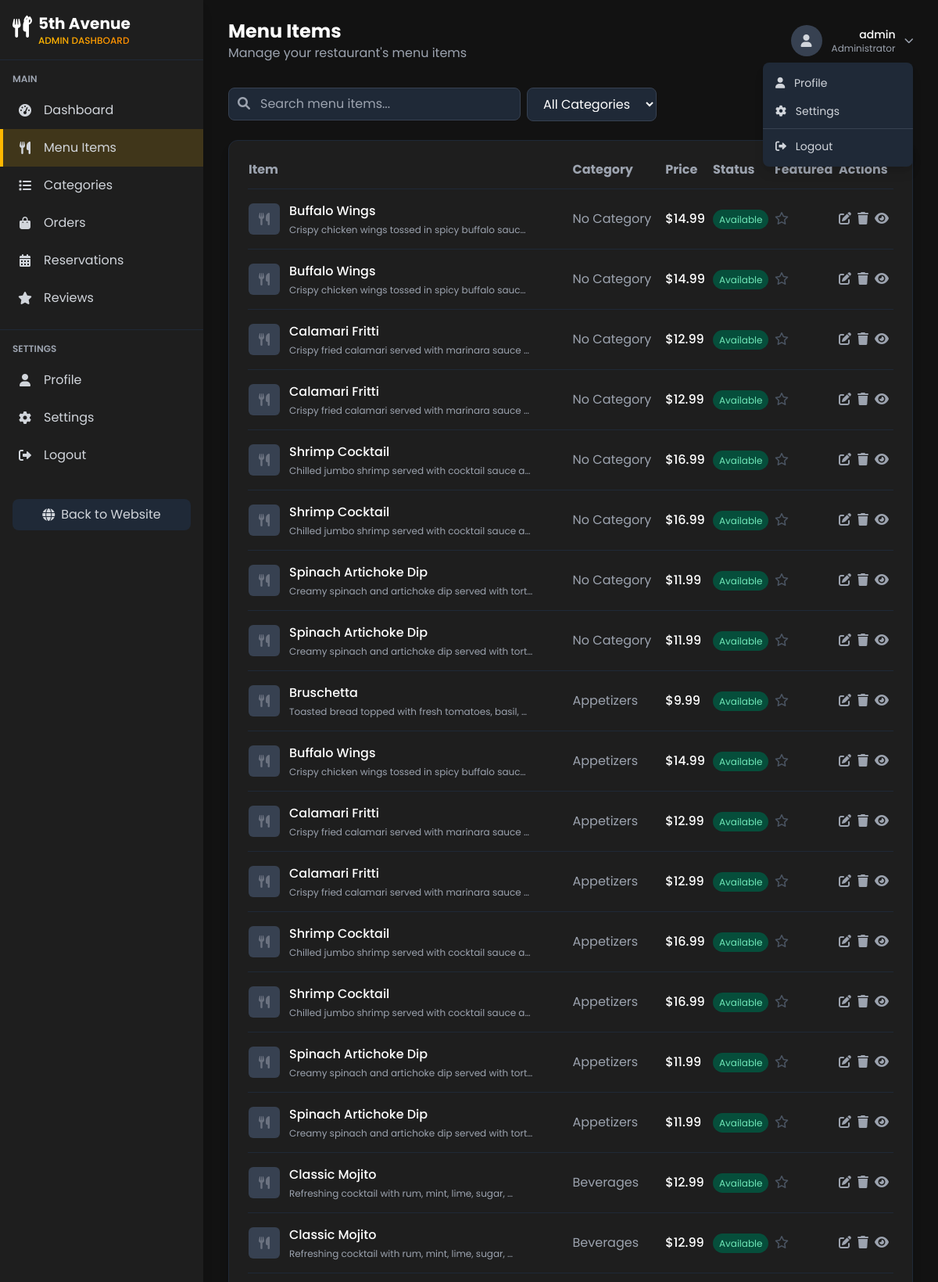
The app's page /dashboard/menu/ (signed in, upper part) with its own data.
### ecommerce/models.py (models this page shows, shortened)
class MenuItem(models.Model):
    category = models.ForeignKey(Category, on_delete=models.SET_NULL, related_name='menu_items', null=True, blank=True)
    name = models.CharField(max_length=100)
    description = models.TextField()
    price = models.DecimalField(max_digits=10, decimal_places=2)
    image = models.ImageField(upload_to='menu_items/')
    is_available = models.BooleanField(default=True)
    is_featured = models.BooleanField(default=False)
    is_vegetarian = models.BooleanField(default=False)
    spice_level = models.PositiveSmallIntegerField(
        validators=[MinValueValidator(0), MaxValueValidator(5)],
        default=0
    )
    created_at = models.DateTimeField(auto_now_add=True)
    updated_at = models.DateTimeField(auto_now=True)
    class Meta:
        ordering = ['category', 'name']

class Category(models.Model):
    name = models.CharField(max_length=100)
    description = models.TextField(blank=True)
    image = models.ImageField(upload_to='categories/', blank=True)
    is_active = models.BooleanField(default=True)
    created_at = models.DateTimeField(auto_now_add=True)
    updated_at = models.DateTimeField(auto_now=True)
    class Meta:
        verbose_name_plural = 'Categories'
        ordering = ['name']

### ecommerce/views.py (the view)
# urls.py: path('dashboard/menu/', menu_items_list, name='menu_items'),
@login_required
def menu_items_list(request):
    menu_items = MenuItem.objects.all().order_by('category', 'name')
    categories = Category.objects.all()
    context = {
        'menu_items': menu_items,
        'categories': categories,
        'active_section': 'menu_items'
    }
    return render(request, 'accounts/menu_items.html', context)

### ecommerce/context_processors.py (called while the page is built)
def cart_processor(request):
    return {
        'cart_count': get_cart_count(request)
    }

### ecommerce/views.py (called while the page is built)
def get_cart_count(request):
    if request.user.is_authenticated:
        try:
            cart = Cart.objects.get(user=request.user)
            return sum(item.quantity for item in cart.cart_items.all())
        except Cart.DoesNotExist:
            return 0
    else:
        cart = request.session.get('cart', {})
        return sum(cart.values())

### templates/accounts/menu_items.html (shortened to what this page needs)
{% extends 'accounts/dashboard_base.html' %}
{% block page_title %}Menu Items{% endblock page_title %}
{% block page_subtitle %}Manage your restaurant's menu items{% endblock page_subtitle %}
{% block content %}
<div class="mb-6 flex justify-between items-center">
    <div class="flex space-x-2">
        <div class="relative">
            <input type="text" id="search-menu" placeholder="Search menu items..."
                class="bg-gray-800 border border-gray-700 rounded-lg py-2 px-4 text-white focus:outline-none focus:ring-2 focus:ring-food-gold pl-10">
            <i class="fas fa-search absolute left-3 top-3 text-gray-400"></i>
        </div>
        <select id="category-filter" class="bg-gray-800 border border-gray-700 rounded-lg py-2 px-4 text-white focus:outline-none focus:ring-2 focus:ring-food-gold">
            <option value="">All Categories</option>
        </select>
    </div>
    <a href="{% url 'add_menu_item' %}" class="btn-primary px-4 py-2 rounded-lg text-sm font-bold">
    </a>
</div>
<div class="card p-6 shadow-lg border border-gray-800">
    <div class="overflow-x-auto">
        <table class="w-full">
            <thead>
                <tr class="text-left text-gray-400 border-b border-gray-800">
                    <th class="pb-3">Item</th>
                    <th class="pb-3">Category</th>
                    <th class="pb-3">Price</th>
                    <th class="pb-3">Status</th>
                    <th class="pb-3">Featured</th>
                    <th class="pb-3">Actions</th>
                </tr>
            </thead>
            <tbody id="menu-items-table">
                {% for item in menu_items %}
                <tr class="table-row border-b border-gray-800">
                    <td class="py-4">
                        <div class="flex items-center">
                            {% if item.image %}
                            <img src="{{ item.image.url }}" alt="{{ item.name }}" class="w-10 h-10 rounded-md object-cover mr-3">
                            {% else %}
                            <div class="w-10 h-10 rounded-md bg-gray-700 mr-3 flex items-center justify-center">
                                <i class="fas fa-utensils text-gray-500"></i>
                            </div>
                            {% endif %}
                            <div>
                                <span class="text-white font-medium">{{ item.name }}</span>
                                <p class="text-gray-400 text-xs mt-1">{{ item.description|truncatechars:50 }}</p>
                            </div>
                        </div>
                    </td>
                    <td class="py-4 text-gray-400">{{ item.category.name|default:"No Category" }}</td>
                    <td class="py-4 text-white font-medium">${{ item.price }}</td>
                    <td class="py-4">
                        {% if item.is_available %}
                        <span class="bg-green-900 text-green-300 text-xs px-2 py-1 rounded-full">Available</span>
                        {% else %}
                        <span class="bg-red-900 text-red-300 text-xs px-2 py-1 rounded-full">Unavailable</span>
                        {% endif %}
                    </td>
                    <td class="py-4">
                        {% if item.is_featured %}
                        <span class="text-food-gold"><i class="fas fa-star"></i></span>
                        {% else %}
                        <span class="text-gray-600"><i class="far fa-star"></i></span>
                        {% endif %}
                    </td>
                    <td class="py-4">
                        <div class="flex space-x-2">
                            <button class="edit-item-btn text-gray-400 hover:text-food-gold transition duration-300"
                                    data-id="{{ item.id }}"
                                    data-name="{{ item.name }}"
                                    data-price="{{ item.price }}"
                                    data-description="{{ item.description }}"
                                    data-category="{{ item.category.id }}"
                                    data-available="{{ item.is_available|yesno:'true,false' }}"
                                    data-featured="{{ item.is_featured|yesno:'true,false' }}"
                                    data-vegetarian="{{ item.is_vegetarian|yesno:'true,false' }}"
                                    data-spice-level="{{ item.spice_level }}"
                                    title="Edit">
                                <i class="fas fa-edit"></i>
                            </button>
                            <button class="delete-item-btn text-gray-400 hover:text-red-500 transition duration-300"
                                    data-id="{{ item.id }}"
                                    data-name="{{ item.name }}"
                                    title="Delete">
                                <i class="fas fa-trash"></i>
                            </button>
                            <button class="view-item-btn text-gray-400 hover:text-blue-500 transition duration-300"
                                    data-id="{{ item.id }}"
                                    title="View Details">
                                <i class="fas fa-eye"></i>
                            </button>
                        </div>
                    </td>
                </tr>
                {% endfor %}
            </tbody>
        </table>
    </div>
</div>
{% endblock content %}

### templates/accounts/dashboard_base.html (shortened to what this page needs)
<!DOCTYPE html>
<html lang="en">
<head>
    {% load static %}
    <link href="https://cdn.jsdelivr.net/npm/tailwindcss@2.2.19/dist/tailwind.min.css" rel="stylesheet">
    <link rel="stylesheet" href="https://cdnjs.cloudflare.com/ajax/libs/font-awesome/6.0.0-beta3/css/all.min.css">
</head>
<body class="min-h-screen" x-data="{ sidebarOpen: true, mobileSidebarOpen: false }">
    <aside class="sidebar fixed h-full overflow-y-auto z-40 shadow-lg"
           :class="{ 'sidebar-collapsed': !sidebarOpen && !$screen('md'), 'open': mobileSidebarOpen }"
           @click.away="mobileSidebarOpen = false">
        <div class="flex items-center justify-between p-4 border-b border-gray-800">
            <div class="flex items-center space-x-3" :class="{ 'hidden': !sidebarOpen && !$screen('md') }">
                <div class="relative">
                    <i class="fas fa-utensils text-white text-2xl"></i>
                    <i class="fas fa-fire absolute -top-1 -right-1 text-food-gold text-xs animate-pulse"></i>
                </div>
                <div>
                    <div class="text-xl font-bold text-white">5th Avenue</div>
                    <div class="text-xs font-medium gold-text-gradient">ADMIN DASHBOARD</div>
                </div>
            </div>
        </div>
        <nav class="py-4">
            <div class="px-4 mb-2 text-xs font-semibold text-gray-400 uppercase" :class="{ 'hidden': !sidebarOpen && !$screen('md') }">
                Main
            </div>
            <a href="{% url 'dashboard' %}" class="nav-link flex items-center py-3 px-4 text-gray-300 hover:text-white {% if active_section == 'dashboard' %}active{% endif %}">
                <i class="fas fa-tachometer-alt w-6 text-center"></i>
                <span class="ml-3" :class="{ 'hidden': !sidebarOpen && !$screen('md') }">Dashboard</span>
            </a>
            <a href="{% url 'menu_items' %}" class="nav-link flex items-center py-3 px-4 text-gray-300 hover:text-white {% if active_section == 'menu_items' %}active{% endif %}">
                <i class="fas fa-utensils w-6 text-center"></i>
                <span class="ml-3" :class="{ 'hidden': !sidebarOpen && !$screen('md') }">Menu Items</span>
            </a>
            <a href="{% url 'categories' %}" class="nav-link flex items-center py-3 px-4 text-gray-300 hover:text-white {% if active_section == 'categories' %}active{% endif %}">
                <i class="fas fa-list w-6 text-center"></i>
                <span class="ml-3" :class="{ 'hidden': !sidebarOpen && !$screen('md') }">Categories</span>
            </a>
            <a href="{% url 'orders' %}" class="nav-link flex items-center py-3 px-4 text-gray-300 hover:text-white {% if active_section == 'orders' %}active{% endif %}">
                <i class="fas fa-shopping-bag w-6 text-center"></i>
                <span class="ml-3" :class="{ 'hidden': !sidebarOpen && !$screen('md') }">Orders</span>
            </a>
            <a href="{% url 'reservations' %}" class="nav-link flex items-center py-3 px-4 text-gray-300 hover:text-white {% if active_section == 'reservations' %}active{% endif %}">
                <i class="fas fa-calendar-alt w-6 text-center"></i>
                <span class="ml-3" :class="{ 'hidden': !sidebarOpen && !$screen('md') }">Reservations</span>
            </a>
            <a href="{% url 'reviews' %}" class="nav-link flex items-center py-3 px-4 text-gray-300 hover:text-white {% if active_section == 'reviews' %}active{% endif %}">
                <i class="fas fa-star w-6 text-center"></i>
                <span class="ml-3" :class="{ 'hidden': !sidebarOpen && !$screen('md') }">Reviews</span>
            </a>
            <div class="border-t border-gray-800 my-4"></div>
            <div class="px-4 mb-2 text-xs font-semibold text-gray-400 uppercase" :class="{ 'hidden': !sidebarOpen && !$screen('md') }">
                Settings
            </div>
            <a href="{% url 'user_profile' %}" class="nav-link flex items-center py-3 px-4 text-gray-300 hover:text-white {% if active_section == 'profile' %}active{% endif %}">
                <i class="fas fa-user w-6 text-center"></i>
                <span class="ml-3" :class="{ 'hidden': !sidebarOpen && !$screen('md') }">Profile</span>
            </a>
            <a href="{% url 'user_settings' %}" class="nav-link flex items-center py-3 px-4 text-gray-300 hover:text-white {% if active_section == 'settings' %}active{% endif %}">
                <i class="fas fa-cog w-6 text-center"></i>
                <span class="ml-3" :class="{ 'hidden': !sidebarOpen && !$screen('md') }">Settings</span>
            </a>
            <a href="{% url 'logout' %}" class="nav-link flex items-center py-3 px-4 text-gray-300 hover:text-white">
                <i class="fas fa-sign-out-alt w-6 text-center"></i>
                <span class="ml-3" :class="{ 'hidden': !sidebarOpen && !$screen('md') }">Logout</span>
            </a>
            <div class="px-4 mt-8" :class="{ 'hidden': !sidebarOpen && !$screen('md') }">
                <a href="{% url 'home' %}" class="flex items-center justify-center py-2 bg-gray-800 hover:bg-gray-700 text-gray-300 hover:text-white rounded-lg transition duration-300">
                    <i class="fas fa-globe mr-2"></i>
                    Back to Website
                </a>
            </div>
        </nav>
    </aside>
    <main class="main-content min-h-screen py-6 px-4 md:px-8" :class="{ 'main-content-expanded': !sidebarOpen && !$screen('md') }">
        <div class="flex justify-between items-center mb-8">
            <div>
                <h1 class="text-2xl font-bold">{% block page_title %}Dashboard{% endblock page_title %}</h1>
                <p class="text-gray-400">{% block page_subtitle %}Welcome to your restaurant management dashboard{% endblock page_subtitle %}</p>
            </div>
            <div class="relative" x-data="{ userMenuOpen: false }">
                <button @click="userMenuOpen = !userMenuOpen" class="flex items-center space-x-3 focus:outline-none">
                    <div class="w-10 h-10 rounded-full bg-gray-700 flex items-center justify-center">
                        <i class="fas fa-user text-gray-300"></i>
                    </div>
                    <div class="hidden md:block text-right">
                        <div class="text-sm font-medium">{{ request.user.username }}</div>
                        <div class="text-xs text-gray-400">Administrator</div>
                    </div>
                    <i class="fas fa-chevron-down text-gray-400 text-xs"></i>
                </button>
                <div x-show="userMenuOpen" @click.away="userMenuOpen = false" class="absolute right-0 mt-2 w-48 bg-gray-800 rounded-lg shadow-lg py-2 z-50">
                    <a href="#" class="block px-4 py-2 text-sm text-gray-300 hover:bg-gray-700 hover:text-white">
                        <i class="fas fa-user mr-2"></i> Profile
                    </a>
                    <a href="#" class="block px-4 py-2 text-sm text-gray-300 hover:bg-gray-700 hover:text-white">
                        <i class="fas fa-cog mr-2"></i> Settings
                    </a>
                    <div class="border-t border-gray-700 my-1"></div>
                    <a href="{% url 'logout' %}" class="block px-4 py-2 text-sm text-gray-300 hover:bg-gray-700 hover:text-white">
                        <i class="fas fa-sign-out-alt mr-2"></i> Logout
                    </a>
                </div>
            </div>
        </div>
        {% block content %}{% endblock content %}
    </main>
</body>
</html>

### templates/accounts/dashboard_base.html (style rules this page uses)
:root { --food-gold: #FFB800; --food-red: #E63946; --food-black: #1A1A1A; --sidebar-width: 260px; }
body { font-family: 'Poppins', sans-serif; background-color: #121212; color: white; }
.gold-text-gradient { background: linear-gradient(to right, var(--food-gold), #FF8C00); -webkit-background-clip: text; -webkit-text-fill-color: transparent; }
.sidebar { width: var(--sidebar-width); background-color: #1E1E1E; transition: all 0.3s; }
.main-content { margin-left: var(--sidebar-width); transition: all 0.3s; }
.nav-link { border-left: 4px solid transparent; transition: all 0.2s; }
.nav-link.active { background-color: rgba(255, 184, 0, 0.15); border-left-color: var(--food-gold); }
.card { background-color: #1E1E1E; border-radius: 12px; transition: all 0.3s; }
.btn-primary { background: linear-gradient(to right, var(--food-gold), #FF8C00); color: #1A1A1A; font-weight: 600; transition: all 0.3s; }
.table-row { transition: all 0.2s; }

### records on screen
MenuItem: name "Buffalo Wings", description "Crispy chicken wings tossed in spicy buffalo sauc…", category.name "No Category", price "14.99", is_available "Available", is_featured False (drawn)
MenuItem: name "Buffalo Wings", description "Crispy chicken wings tossed in spicy buffalo sauc…", category.name "No Category", price "14.99", is_available "Available", is_featured False (drawn)
MenuItem: name "Calamari Fritti", description "Crispy fried calamari served with marinara sauce …", category.name "No Category", price "12.99", is_available "Available", is_featured False (drawn)
MenuItem: name "Calamari Fritti", description "Crispy fried calamari served with marinara sauce …", category.name "No Category", price "12.99", is_available "Available", is_featured False (drawn)
MenuItem: name "Shrimp Cocktail", description "Chilled jumbo shrimp served with cocktail sauce a…", category.name "No Category", price "16.99", is_available "Available", is_featured False (drawn)
MenuItem: name "Shrimp Cocktail", description "Chilled jumbo shrimp served with cocktail sauce a…", category.name "No Category", price "16.99", is_available "Available", is_featured False (drawn)
MenuItem: name "Spinach Artichoke Dip", description "Creamy spinach and artichoke dip served with tort…", category.name "No Category", price "11.99", is_available "Available", is_featured False (drawn)
MenuItem: name "Spinach Artichoke Dip", description "Creamy spinach and artichoke dip served with tort…", category.name "No Category", price "11.99", is_available "Available", is_featured False (drawn)
MenuItem: name "Bruschetta", description "Toasted bread topped with fresh tomatoes, basil, …", category.name "Appetizers", price "9.99", is_available "Available", is_featured False (drawn)
MenuItem: name "Buffalo Wings", description "Crispy chicken wings tossed in spicy buffalo sauc…", category.name "Appetizers", price "14.99", is_available "Available", is_featured False (drawn)
MenuItem: name "Calamari Fritti", description "Crispy fried calamari served with marinara sauce …", category.name "Appetizers", price "12.99", is_available "Available", is_featured False (drawn)
MenuItem: name "Calamari Fritti", description "Crispy fried calamari served with marinara sauce …", category.name "Appetizers", price "12.99", is_available "Available", is_featured False (drawn)
MenuItem: name "Shrimp Cocktail", description "Chilled jumbo shrimp served with cocktail sauce a…", category.name "Appetizers", price "16.99", is_available "Available", is_featured False (drawn)
MenuItem: name "Shrimp Cocktail", description "Chilled jumbo shrimp served with cocktail sauce a…", category.name "Appetizers", price "16.99", is_available "Available", is_featured False (drawn)
MenuItem: name "Spinach Artichoke Dip", description "Creamy spinach and artichoke dip served with tort…", category.name "Appetizers", price "11.99", is_available "Available", is_featured False (drawn)
MenuItem: name "Spinach Artichoke Dip", description "Creamy spinach and artichoke dip served with tort…", category.name "Appetizers", price "11.99", is_available "Available", is_featured False (drawn)
MenuItem: name "Classic Mojito", description "Refreshing cocktail with rum, mint, lime, sugar, …", category.name "Beverages", price "12.99", is_available "Available", is_featured False (drawn)
MenuItem: name "Classic Mojito", description "Refreshing cocktail with rum, mint, lime, sugar, …", category.name "Beverages", price "12.99", is_available "Available", is_featured False (drawn)

### other values on screen
{{ request.user.username }} "admin"
